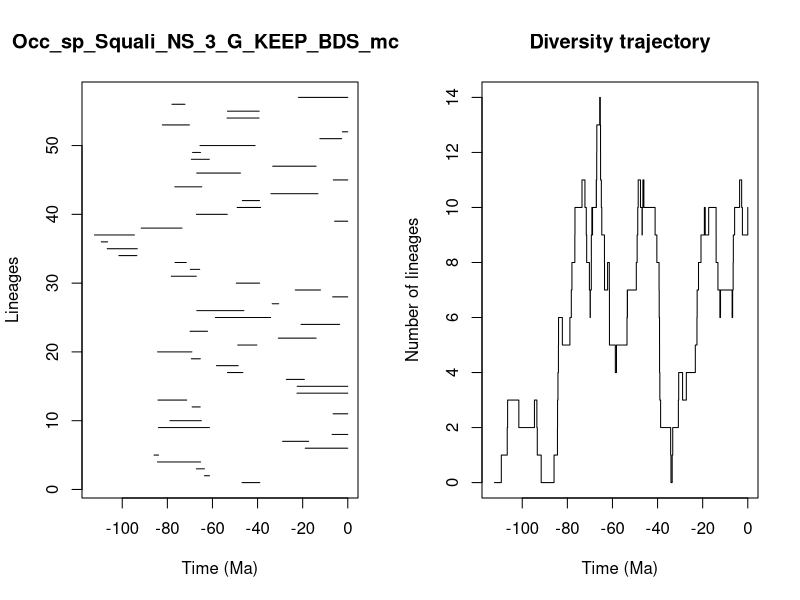

This figure's R source:


pdf(file='../Results/Species_NS/5_MA_bins_EXT_EP/pyrate_mcmc_logs/Occ_sp_Squali_NS_3_G_KEEP_BDS_mcmc_LTT.pdf',width=0.6*20, height=0.6*10)
title = "Occ_sp_Squali_NS_3_G_KEEP_BDS_mcmc"
ts=c(46.884367496229395, 63.516385646138644,67.13582605910057,84.39063049916918,85.90252831518816,18.86366590792056,28.9118255858142,6.944197835364086,83.95634511574465,78.87049579671636,6.487513206258119,68.99568416005854,84.16517496115891,22.53101060396193,22.451434048111217,27.25169578479279,53.35417790895794,58.2177256868321,69.37976430056176,84.34113979054285,48.78666174665638,30.777435495630566,69.91393015090325,20.740857452687255,58.72752010301787,66.93598565580491,33.51779964163651,6.711059617579662,23.259927682341974,49.428553423145935,78.24793666124283,69.80201101006124,76.62444440156962,101.50798369286608,106.65637515477377,109.278887571175,112.3124005149014,91.60131752462753,5.8331383968871275,67.1241898024014,49.05185222029314,46.77742909596384,34.06412572423655,76.67906178901934,6.406306450960904,66.98035112778864,33.27596127417251,69.36565630826186,68.82782650185025,65.53029119088033,12.363554194520724,2.381756270336479,82.2159823830262,53.54831072082508,53.34951636345449,77.96795042169266,21.846326815513237)
te=c(38.9886641183903, 61.332281593760555,63.55280589523365,65.26795846330424,83.90665834999966,0.0,17.33671834247834,0.0,61.34176909406666,64.93346472634323,0.0,65.40679434821625,71.43041501085372,0.0,0.0,19.25144069940385,46.49786442170514,48.58541758662022,65.38499844420394,69.12112256985341,40.315806151612755,14.03526790200108,62.16184279020072,3.6229176000302776,34.19810939899398,46.06579465899072,30.63277269220048,0.0,12.086006614606319,39.11519310807494,67.17667619509913,65.65643108961869,71.60999395219353,93.51339329823728,93.33325352040754,106.48378732709374,94.59451711387597,73.50836539368512,0.0,53.42460778453453,38.65095784355243,39.128741899096894,13.22746082569223,64.7321522922805,0.0,47.57873987896433,14.047105022074975,61.392634596968364,65.28779071330536,41.092254085488726,2.7121604528867778,0.0,70.22825918502954,39.337551646953614,39.277433530685286,72.20130192053925,0.0)
div_traj=c(0, 1,2,3,2,3,2,1,0,1,2,3,4,5,6,5,6,7,8,9,10,11,10,9,8,7,6,7,8,9,10,9,10,11,10,11,12,13,14,13,14,13,12,11,10,9,8,7,8,7,6,5,4,5,6,7,6,7,8,9,10,11,10,9,10,11,10,9,8,7,6,5,4,3,2,1,0,1,2,3,4,3,4,5,6,7,8,9,10,9,10,9,8,7,6,7,6,7,8,9,10,11,10,9,10)
time_events=c(112.3124005149014, 109.278887571175,106.65637515477377,106.48378732709374,101.50798369286608,94.59451711387597,93.51339329823728,93.33325352040754,91.60131752462753,85.90252831518816,84.39063049916918,84.34113979054285,84.16517496115891,83.95634511574465,83.90665834999966,82.2159823830262,78.87049579671636,78.24793666124283,77.96795042169266,76.67906178901934,76.62444440156962,73.50836539368512,72.20130192053925,71.60999395219353,71.43041501085372,70.22825918502954,69.91393015090325,69.80201101006124,69.37976430056176,69.36565630826186,69.12112256985341,68.99568416005854,68.82782650185025,67.17667619509913,67.13582605910057,67.1241898024014,66.98035112778864,66.93598565580491,65.65643108961869,65.53029119088033,65.40679434821625,65.38499844420394,65.28779071330536,65.26795846330424,64.93346472634323,64.7321522922805,63.55280589523365,63.516385646138644,62.16184279020072,61.392634596968364,61.34176909406666,61.332281593760555,58.72752010301787,58.2177256868321,53.54831072082508,53.42460778453453,53.35417790895794,53.34951636345449,49.428553423145935,49.05185222029314,48.78666174665638,48.58541758662022,47.57873987896433,46.884367496229395,46.77742909596384,46.49786442170514,46.06579465899072,41.092254085488726,40.315806151612755,39.337551646953614,39.277433530685286,39.128741899096894,39.11519310807494,38.9886641183903,38.65095784355243,34.19810939899398,34.06412572423655,33.51779964163651,33.27596127417251,30.777435495630566,30.63277269220048,28.9118255858142,27.25169578479279,23.259927682341974,22.53101060396193,22.451434048111217,21.846326815513237,20.740857452687255,19.25144069940385,18.86366590792056,17.33671834247834,14.047105022074975,14.03526790200108,13.22746082569223,12.363554194520724,12.086006614606319,6.944197835364086,6.711059617579662,6.487513206258119,6.406306450960904,5.8331383968871275,3.6229176000302776,2.7121604528867778,2.381756270336479,0.0)
                par(mfrow=c(1,2))
                L = length(ts)
                plot(ts, 1:L , xlim=c(-max(ts)-1,0), pch=20, type="n", main=title,xlab="Time (Ma)",ylab="Lineages")
                for (i in 1:L){segments(x0=-te[i],y0=i,x1=-ts[i],y1=i)}    
                t = -time_events
                plot(div_traj ~ t,type="s", main = "Diversity trajectory",xlab="Time (Ma)",ylab="Number of lineages",xlim=c(-max(ts)-1,0))
                abline(v=c(65,200,251,367,445),lty=2,col="gray")
                
